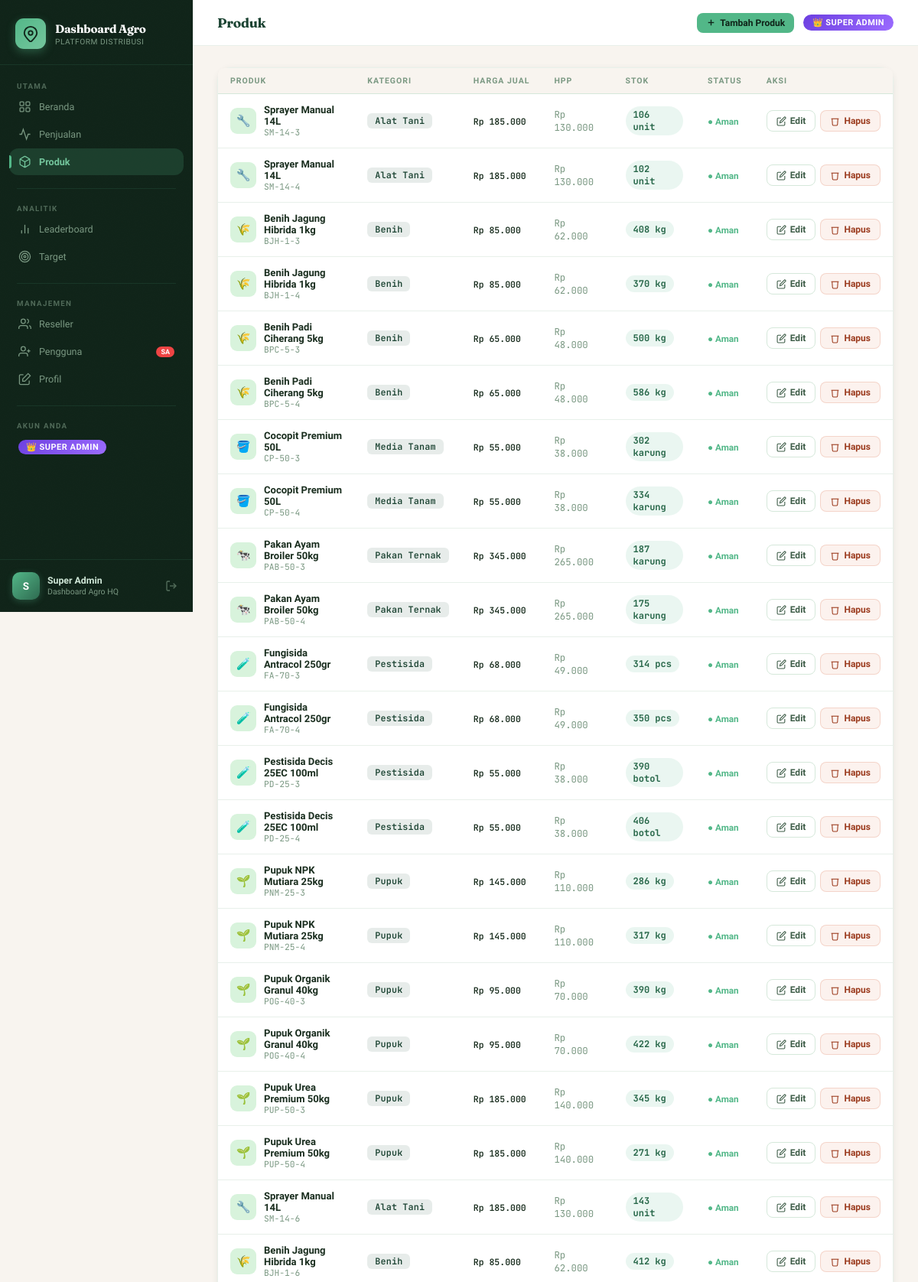
Screenshot of /products (signed in, upper part) with the database file from the repository.
### tables this page shows
CREATE TABLE products (
    id             INTEGER PRIMARY KEY AUTOINCREMENT,
    distributor_id INTEGER NOT NULL REFERENCES users(id) ON DELETE CASCADE,
    category_id    INTEGER REFERENCES categories(id) ON DELETE SET NULL,
    name           TEXT    NOT NULL,
    sku            TEXT,
    description    TEXT,
    price          REAL    NOT NULL DEFAULT 0,
    cost_price     REAL    DEFAULT 0,
    stock          INTEGER NOT NULL DEFAULT 0,
    stock_min      INTEGER NOT NULL DEFAULT 50,
    unit           TEXT    DEFAULT 'pcs',
    is_active      INTEGER NOT NULL DEFAULT 1,
    created_at     TEXT    NOT NULL DEFAULT (datetime('now','localtime')),
    updated_at     TEXT    NOT NULL DEFAULT (datetime('now','localtime'))
);

CREATE TABLE categories (
    id   INTEGER PRIMARY KEY AUTOINCREMENT,
    name TEXT NOT NULL UNIQUE,
    icon TEXT DEFAULT '🌿'
);

### app.py (the view, shortened to what this page needs)
@app.route('/products')
@login_required
def products():
    uid         = session['user_id']
    role        = session['role']
    dist_filter = request.args.get('dist', '').strip()
    if role in ('user', 'distributor'):
        rows = db.query_all("""
            SELECT p.*, c.name AS category, c.icon, u.company
            FROM products p
            LEFT JOIN categories c ON c.id = p.category_id
            JOIN users u ON u.id = p.distributor_id
            WHERE p.distributor_id = ? AND p.is_active = 1
            ORDER BY c.name, p.name
        """, (uid,))
    else:
        rows = db.query_all("""
            SELECT p.*, c.name AS category, c.icon, u.company
            FROM products p
            LEFT JOIN categories c ON c.id = p.category_id
            JOIN users u ON u.id = p.distributor_id
            WHERE p.is_active = 1
            ORDER BY u.company, c.name, p.name
        """)
    if is_super_admin():
        distributors = db.query_all(
            "SELECT id,company FROM users WHERE role IN ('user','distributor') AND is_active=1")
    elif is_admin_cabang():
        company = session['company']
        distributors = db.query_all(
            "SELECT id,company FROM users WHERE role IN ('user','distributor') AND company=? AND is_active=1",
            (company,))
    else:
        distributors = []
    return render_template('products.html', rows=rows, distributors=distributors, dist_filter=dist_filter)

### app.py (called while the page is built)
@app.template_filter('rupiah')
def rupiah_filter(value):
    try:
        return 'Rp {:,.0f}'.format(float(value)).replace(',', '.')
    except Exception:
        return 'Rp 0'

def is_super_admin():
    return session.get('role') in ('super_admin', 'admin')

def is_admin_cabang():
    return session.get('role') == 'admin_cabang'

def is_any_admin():
    return session.get('role') in ('super_admin', 'admin', 'admin_cabang')

def login_required(f):
    @wraps(f)
    def decorated(*args, **kwargs):
        if 'user_id' not in session:
            flash('Silakan masuk terlebih dahulu.', 'error')
            return redirect(url_for('login'))
        return f(*args, **kwargs)
    return decorated

@app.context_processor
def inject_helpers():
    return dict(
        is_super_admin=is_super_admin,
        is_admin_cabang=is_admin_cabang,
        is_any_admin=is_any_admin,
        role_label=role_label,
    )

### database.py (called while the page is built)
def get_connection():
    conn = sqlite3.connect(DB_PATH)
    conn.row_factory = sqlite3.Row
    conn.execute("PRAGMA foreign_keys = ON")
    return conn

def query_all(sql: str, args: tuple = ()) -> list:
    conn = get_connection()
    try:
        rows = conn.execute(sql, args).fetchall()
        return rows
    finally:
        conn.close()

### templates/products.html (shortened to what this page needs)
{% extends 'base.html' %}
{% block page_title %}Produk{% endblock %}
{% block topbar_right %}
<a href="{{ url_for('add_product') }}" class="btn btn-primary btn-sm">
  <svg viewBox="0 0 24 24" fill="none" stroke="currentColor" stroke-width="2.5"><line x1="12" y1="5" x2="12" y2="19"/><line x1="5" y1="12" x2="19" y2="12"/></svg>
  Tambah Produk
</a>
{% endblock %}
{% block content %}
<div class="card">
  {% if rows %}
  <div class="table-wrap">
    <table class="data-table">
      <thead>
        <tr>
          <th>Produk</th>
          <th>Kategori</th>
          <th>Harga Jual</th>
          <th>HPP</th>
          <th>Stok</th>
          <th>Status</th>
          <th>Aksi</th>
        </tr>
      </thead>
      <tbody>
        {% for p in rows %}
        <tr>
          <td>
            <div class="td-product">
              <div class="td-product-icon">{{ p.icon or '🌿' }}</div>
              <div>
                <div class="td-bold">{{ p.name }}</div>
                <div class="td-muted mono" style="font-size:0.75rem;">{{ p.sku or '—' }}</div>
              </div>
            </div>
          </td>
          <td><span class="badge badge-forest">{{ p.category or '—' }}</span></td>
          <td class="mono" style="font-weight:600;">{{ p.price|rupiah }}</td>
          <td class="td-muted mono">{{ p.cost_price|rupiah }}</td>
          <td>
            <span class="stock-pill {% if p.stock > p.stock_min %}stock-ok{% elif p.stock > p.stock_min * 0.5 %}stock-warn{% else %}stock-low{% endif %}">
              {{ p.stock }} {{ p.unit }}
            </span>
          </td>
          <td>
            {% if p.stock > p.stock_min %}
              <span style="font-size:0.78rem;color:var(--leaf);font-weight:600;">● Aman</span>
            {% elif p.stock > p.stock_min * 0.5 %}
              <span style="font-size:0.78rem;color:var(--wheat-dark);font-weight:600;">● Waspada</span>
            {% else %}
              <span style="font-size:0.78rem;color:var(--danger);font-weight:600;">● Kritis</span>
            {% endif %}
          </td>
          <td>
            <div style="display:flex;gap:6px;">
              <a href="{{ url_for('edit_product', pid=p.id) }}" class="btn btn-sm btn-outline">
                <svg viewBox="0 0 24 24" fill="none" stroke="currentColor" stroke-width="2" width="13" height="13"><path d="M11 4H4a2 2 0 0 0-2 2v14a2 2 0 0 0 2 2h14a2 2 0 0 0 2-2v-7"/><path d="M18.5 2.5a2.121 2.121 0 0 1 3 3L12 15l-4 1 1-4 9.5-9.5z"/></svg>
                Edit
              </a>
              <button class="btn btn-sm btn-danger"
                onclick="showDeleteModal({
                  title: 'Hapus Produk',
                  message: 'Hapus produk <strong>{{ p.name }}</strong>? Jika sudah ada transaksi, produk akan dinonaktifkan.',
                  action: '{{ url_for('delete_product', pid=p.id) }}'
                })">
                <svg viewBox="0 0 24 24" fill="none" stroke="currentColor" stroke-width="2" width="13" height="13"><polyline points="3 6 5 6 21 6"/><path d="M19 6l-1 14a2 2 0 0 1-2 2H8a2 2 0 0 1-2-2L5 6"/></svg>
                Hapus
              </button>
            </div>
          </td>
        </tr>
        {% endfor %}
      </tbody>
    </table>
  </div>
  {% else %}
  <div class="empty-state">
    <svg viewBox="0 0 24 24" fill="none" stroke="currentColor" stroke-width="1.5"><path d="M21 16V8a2 2 0 0 0-1-1.73l-7-4a2 2 0 0 0-2 0l-7 4A2 2 0 0 0 3 8v8"/></svg>
    <p>Belum ada produk terdaftar.</p>
  </div>
  {% endif %}
</div>
{% endblock %}

### static/css/main.css (style rules this page uses)
:root { --forest: #1B4332; --forest-deep: #0F2318; --forest-mid: #2D6A4F; --leaf: #52B788; --leaf-light: #74C69D; --leaf-pale: #D8F3DC; --wheat: #E9C46A; --wheat-dark: #C9A227; --earth: #8B5E3C; --earth-light: #B07D56; --soil: #5C3D2E; --cream: #F8F4EF; --cream-warm: #F0EBE3; --cream-deep: #E4DDD4; --white: #FFFFFF; --text: #1A2E1F; --text-mid: #3D5C47; --text-muted: #7A9882; --border: #D5E8DA; --border-soft: #E8F0EA; --success: #52B788; --warning: #E9C46A; --danger: #E07C5C; --info: #6BAED6; --sidebar-bg: #0F2318; --sidebar-border: rgba(82, 183, 136, 0.12); --sidebar-text: #7A9882; --sidebar-hover: rgba(82, 183, 136, 0.1); --sidebar-active: rgba(82, 183, 136, 0.18); --sidebar-active-c: #74C69D; --radius-sm: 8px; --radius: 12px; --radius-lg: 18px; --radius-xl: 24px; --shadow-xs: 0 1px 3px rgba(27,67,50,0.06); --shadow-sm: 0 2px 8px rgba(27,67,50,0.08); --shadow: 0 4px 20px rgba(27,67,50,0.10); --shadow-lg: 0 8px 40px rgba(27,67,50,0.14); --sidebar-w: 252px; }
*, *::before, *::after { box-sizing: border-box; margin: 0; padding: 0; }
html { font-size: 15px; -webkit-font-smoothing: antialiased; }
body { font-family: 'Plus Jakarta Sans', sans-serif; background: var(--cream); color: var(--text); min-height: 100vh; display: flex; }
a { text-decoration: none; color: inherit; }
.mono { font-family: 'JetBrains Mono', monospace; font-size: 0.88em; }
.card { background: var(--white); border-radius: var(--radius-lg); box-shadow: var(--shadow-sm); border: 1px solid var(--border-soft); }
.badge { display: inline-flex; align-items: center; justify-content: center; border-radius: 6px; padding: 2px 10px; font-size: 0.78rem; font-weight: 600; font-family: 'JetBrains Mono', monospace; letter-spacing: 0.2px; white-space: nowrap; }
.badge-forest { background: rgba(27,67,50,0.1); color: var(--forest); }
.btn { display: inline-flex; align-items: center; gap: 7px; padding: 9px 18px; border-radius: var(--radius); font-size: 0.87rem; font-weight: 600; cursor: pointer; border: none; font-family: 'Plus Jakarta Sans', sans-serif; transition: all 0.15s ease; white-space: nowrap; }
.btn svg { width: 15px; height: 15px; flex-shrink: 0; }
.btn-primary { background: var(--leaf); color: var(--forest-deep); }
.btn-outline { background: transparent; color: var(--text-mid); border: 1.5px solid var(--border); }
.btn-danger { background: rgba(224,124,92,0.1); color: #9B3B1E; border: 1px solid rgba(224,124,92,0.25); }
.btn-sm { padding: 6px 12px; font-size: 0.80rem; border-radius: var(--radius-sm); gap: 5px; }
.btn-sm svg { width: 13px; height: 13px; }

### static/css/tables.css (style rules this page uses)
.table-wrap { overflow-x: auto; -webkit-overflow-scrolling: touch; }
.data-table { width: 100%; border-collapse: collapse; font-size: 0.87rem; min-width: 560px; }
.data-table thead th { font-size: 0.70rem; font-weight: 700; letter-spacing: 1px; text-transform: uppercase; color: var(--text-muted); padding: 10px 16px; border-bottom: 1.5px solid var(--border); text-align: left; white-space: nowrap; background: var(--cream); }
.data-table thead th:first-child { border-radius: var(--radius-sm) 0 0 0; }
.data-table thead th:last-child { border-radius: 0 var(--radius-sm) 0 0; }
.data-table tbody tr { border-bottom: 1px solid var(--border-soft); transition: background 0.12s; }
.data-table tbody td { padding: 13px 16px; vertical-align: middle; }
.td-bold { font-weight: 600; color: var(--text); }
.td-muted { color: var(--text-muted); font-size: 0.82rem; }
.td-product { display: flex; align-items: center; gap: 10px; }
.td-product-icon { width: 34px; height: 34px; border-radius: 9px; background: var(--leaf-pale); display: flex; align-items: center; justify-content: center; font-size: 1rem; flex-shrink: 0; }
.stock-pill { display: inline-flex; align-items: center; gap: 5px; padding: 3px 10px; border-radius: 20px; font-weight: 700; font-family: 'JetBrains Mono', monospace; font-size: 0.80rem; }
.stock-ok { background: rgba(82,183,136,0.12); color: #276749; }

### rows the page displays
products: icon "🔧", name "Sprayer Manual 14L", sku "SM-14-3", name "Alat Tani", price|rupiah "Rp 185.000", cost_price|rupiah "Rp 130.000", stock "106", unit "unit", stock_min "● Aman"
products: icon "🔧", name "Sprayer Manual 14L", sku "SM-14-4", name "Alat Tani", price|rupiah "Rp 185.000", cost_price|rupiah "Rp 130.000", stock "102", unit "unit", stock_min "● Aman"
products: icon "🌾", name "Benih Jagung Hibrida 1kg", sku "BJH-1-3", name "Benih", price|rupiah "Rp 85.000", cost_price|rupiah "Rp 62.000", stock "408", unit "kg", stock_min "● Aman"
products: icon "🌾", name "Benih Jagung Hibrida 1kg", sku "BJH-1-4", name "Benih", price|rupiah "Rp 85.000", cost_price|rupiah "Rp 62.000", stock "370", unit "kg", stock_min "● Aman"
products: icon "🌾", name "Benih Padi Ciherang 5kg", sku "BPC-5-3", name "Benih", price|rupiah "Rp 65.000", cost_price|rupiah "Rp 48.000", stock "500", unit "kg", stock_min "● Aman"
products: icon "🌾", name "Benih Padi Ciherang 5kg", sku "BPC-5-4", name "Benih", price|rupiah "Rp 65.000", cost_price|rupiah "Rp 48.000", stock "586", unit "kg", stock_min "● Aman"
products: icon "🪣", name "Cocopit Premium 50L", sku "CP-50-3", name "Media Tanam", price|rupiah "Rp 55.000", cost_price|rupiah "Rp 38.000", stock "302", unit "karung", stock_min "● Aman"
products: icon "🪣", name "Cocopit Premium 50L", sku "CP-50-4", name "Media Tanam", price|rupiah "Rp 55.000", cost_price|rupiah "Rp 38.000", stock "334", unit "karung", stock_min "● Aman"
products: icon "🐄", name "Pakan Ayam Broiler 50kg", sku "PAB-50-3", name "Pakan Ternak", price|rupiah "Rp 345.000", cost_price|rupiah "Rp 265.000", stock "187", unit "karung", stock_min "● Aman"
products: icon "🐄", name "Pakan Ayam Broiler 50kg", sku "PAB-50-4", name "Pakan Ternak", price|rupiah "Rp 345.000", cost_price|rupiah "Rp 265.000", stock "175", unit "karung", stock_min "● Aman"
products: icon "🧪", name "Fungisida Antracol 250gr", sku "FA-70-3", name "Pestisida", price|rupiah "Rp 68.000", cost_price|rupiah "Rp 49.000", stock "314", unit "pcs", stock_min "● Aman"
products: icon "🧪", name "Fungisida Antracol 250gr", sku "FA-70-4", name "Pestisida", price|rupiah "Rp 68.000", cost_price|rupiah "Rp 49.000", stock "350", unit "pcs", stock_min "● Aman"
products: icon "🧪", name "Pestisida Decis 25EC 100ml", sku "PD-25-3", name "Pestisida", price|rupiah "Rp 55.000", cost_price|rupiah "Rp 38.000", stock "390", unit "botol", stock_min "● Aman"
products: icon "🧪", name "Pestisida Decis 25EC 100ml", sku "PD-25-4", name "Pestisida", price|rupiah "Rp 55.000", cost_price|rupiah "Rp 38.000", stock "406", unit "botol", stock_min "● Aman"
products: icon "🌱", name "Pupuk NPK Mutiara 25kg", sku "PNM-25-3", name "Pupuk", price|rupiah "Rp 145.000", cost_price|rupiah "Rp 110.000", stock "286", unit "kg", stock_min "● Aman"
products: icon "🌱", name "Pupuk NPK Mutiara 25kg", sku "PNM-25-4", name "Pupuk", price|rupiah "Rp 145.000", cost_price|rupiah "Rp 110.000", stock "317", unit "kg", stock_min "● Aman"
products: icon "🌱", name "Pupuk Organik Granul 40kg", sku "POG-40-3", name "Pupuk", price|rupiah "Rp 95.000", cost_price|rupiah "Rp 70.000", stock "390", unit "kg", stock_min "● Aman"
products: icon "🌱", name "Pupuk Organik Granul 40kg", sku "POG-40-4", name "Pupuk", price|rupiah "Rp 95.000", cost_price|rupiah "Rp 70.000", stock "422", unit "kg", stock_min "● Aman"
products: icon "🌱", name "Pupuk Urea Premium 50kg", sku "PUP-50-3", name "Pupuk", price|rupiah "Rp 185.000", cost_price|rupiah "Rp 140.000", stock "345", unit "kg", stock_min "● Aman"
products: icon "🌱", name "Pupuk Urea Premium 50kg", sku "PUP-50-4", name "Pupuk", price|rupiah "Rp 185.000", cost_price|rupiah "Rp 140.000", stock "271", unit "kg", stock_min "● Aman"
products: icon "🔧", name "Sprayer Manual 14L", sku "SM-14-6", name "Alat Tani", price|rupiah "Rp 185.000", cost_price|rupiah "Rp 130.000", stock "143", unit "unit", stock_min "● Aman"
products: icon "🌾", name "Benih Jagung Hibrida 1kg", sku "BJH-1-6", name "Benih", price|rupiah "Rp 85.000", cost_price|rupiah "Rp 62.000", stock "412", unit "kg", stock_min "● Aman"

### other values shown
{{ session.user_name[0]|upper if session.user_name else 'U' }} "S"
{{ session.user_name or 'User' }} "Super Admin"
{{ session.company or (session.role|title if session.role else '') }} "Dashboard Agro HQ"
